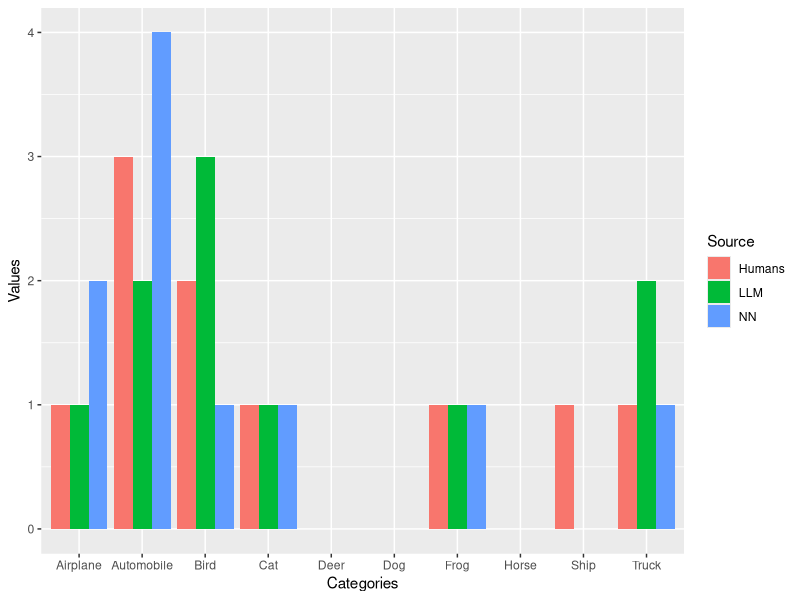

Recreate this plot in R.
library(readxl)
#library(hash)
library(ggplot2)
library(ggrepel)

#Remove responses which did not correctly answer the first question with "Bird"
setwd("~/EMC/Results")
ResultsRaw <- read_excel("Classifying images into unsuitable categories (Responses).xlsx")
Pigeoncats <- ResultsRaw$`Pigeon: What category would you select for this image?`
Results <- ResultsRaw[-c(which(Pigeoncats != "Bird")), ]
remove(Pigeoncats)
remove(ResultsRaw)

#Get neural network responses
ResultsNN <- read_excel("NNResults.xlsx")

#Get LLM responses
ResultsLLM <- read_excel("LLMResults.xlsx")

#Plot scatter graph of number of people who chose a category by average confidence score for that category
CatvConf <- function(catCol,confCol,i,ver){
  cats=unique(catCol)
  avg=c()
  count=c()
  for (cat in cats){
    avg <- append(avg,mean(confCol[catCol==cat]))
    count <- append(count,length(confCol[catCol==cat]))
  }
  
  data=data.frame(count,avg)
  ggplot(data, aes(x=count,y=avg,fill=cats,colour=cats)) +
    geom_point(shape=4,size=0.5,stroke=1.25) + 
    geom_text_repel(aes(label=cats)) + 
    labs(x = "Count", y="Average Confidence", title = "Number of people who chose each category vs. Average \nconfidence score for each category") + 
    theme(legend.position="none") +
    ylim(0,10)
  name=sprintf("%d%d.png",ver,i)
  ggsave(name)
}

#CatvConf(Results$`Chappell: What category would you select for this image? 4`,
 #           Results$`Chappell: How well does the category you chose fit the image, in your opinion? 4`)
#for(i in seq(2,ncol(Results),by=3)){
 # CatvConf(unlist(Results[,i]),unlist(Results[,i+2]),i,"humanPlot")
#}

humanCats=c()
NNCats=c()
LLMCats=c()
for(i in seq(2,ncol(Results),by=3)){
  humanCats<-append(humanCats,names(sort(table(Results[,i]), decreasing = TRUE)[1]))
  NNCats<-append(NNCats,names(sort(table(ResultsNN[,i]), decreasing = TRUE)[1]))
  LLMCats<-append(LLMCats,names(sort(table(ResultsLLM[,i]), decreasing = TRUE)[1]))
}
cats=c("Airplane","Automobile","Bird","Cat","Deer","Dog","Frog","Horse","Ship","Truck")
humanVal=c()
NNVal=c()
LLMVal=c()
for(cat in cats){
  humanVal<-append(humanVal,length(which(humanCats==cat)))
  NNVal<-append(NNVal,length(which(NNCats==cat)))
  LLMVal<-append(LLMVal,length(which(LLMCats==cat)))
}
data=data.frame(Categories=rep(cats,3),
                Source=c(rep("Humans",10),rep("NN",10),rep("LLM",10)),
                Values=c(humanVal,NNVal,LLMVal))
ggplot(data,aes(x=Categories,y=Values,fill=Source)) +
  geom_bar(position="dodge",stat="identity")
